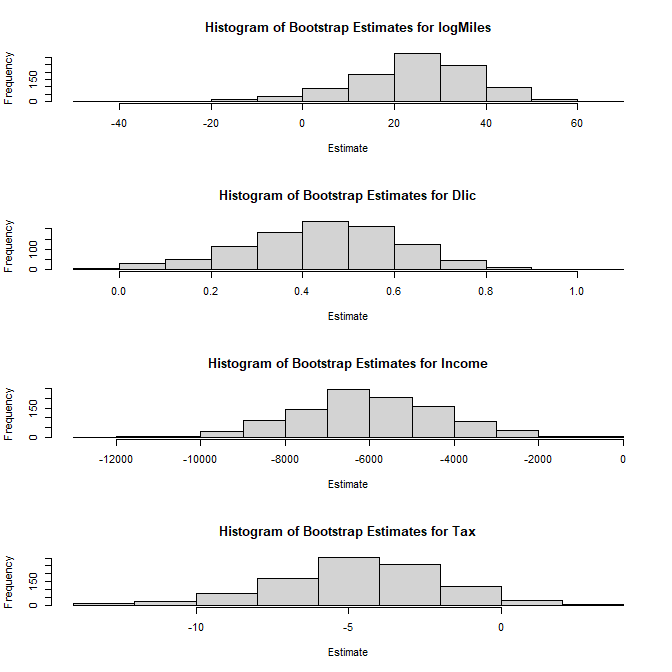

Write the R code that produced this figure.
library(alr4)
str(fuel2001)

# Suggested by Weisberg, 2014
fuel2001 <- transform(fuel2001,
     Dlic=1000 * Drivers/Pop,
     Fuel=1000 * FuelC/Pop,
     Income=Income/1000)
fuel2001$logMiles <- log(fuel2001$Miles)

subset <- c("Fuel", "logMiles", "Dlic", "Income", "Tax")
predictors <- subset(subset, subset != "Fuel")

alpha = 0.05


bootstrap_estimates <- function(data, n) {
  boot_estimates <- replicate(n, {
    boot_data <- data[sample(nrow(data), replace = TRUE), ]
    lm_fit <- lm(Fuel ~ ., data = boot_data[, subset])
    coef(lm_fit)
  })
  
  lower <- apply(boot_estimates, 1, function(x) quantile(x, alpha/2))
  upper <- apply(boot_estimates, 1, function(x) quantile(x, 1 - alpha/2))
  
  return(list(boot_estimates, cbind(lower, upper)))
}


result <- bootstrap_estimates(fuel2001, 1000)
boot_estimates <- result[[1]]
bootstrap_ci <- result[[2]]
bootstrap_ci

# > bootstrap_ci
#                    lower       upper
# (Intercept) -129.9221362 813.4622044
# logMiles      -8.8573949  45.9460361
# Dlic           0.1217037   0.7519390
# Income        -9.5889428  -2.6001191
# Tax          -10.3790729   0.6019043

ols_fit <- lm(Fuel ~ ., data = fuel2001[, subset])
ols_estimates <- coef(ols_fit)
ols_estimates
# > ols_estimates
#   (Intercept)      logMiles          Dlic        Income           Tax
#   154.1928446    26.7551756     0.4718712 -6135.3309704    -4.2279832
ols_ci <- confint(ols_fit)
ols_ci
> ols_ci
#                    2.5 %      97.5 %
# (Intercept) -238.1329083 546.5185975
# logMiles       7.9600165  45.5503346
# Dlic           0.2131871   0.7305553
# Income       -10.5508863  -1.7197756
# Tax           -8.3144050  -0.1415614

# histogram of bootstrap estimates

par(mfrow = c(length(predictors), 1))

for (i in 1:length(predictors)) {
  hist(boot_estimates[i+1, ],
      main = paste("Histogram of Bootstrap Estimates for", predictors[i]), xlab = "Estimate")
}
